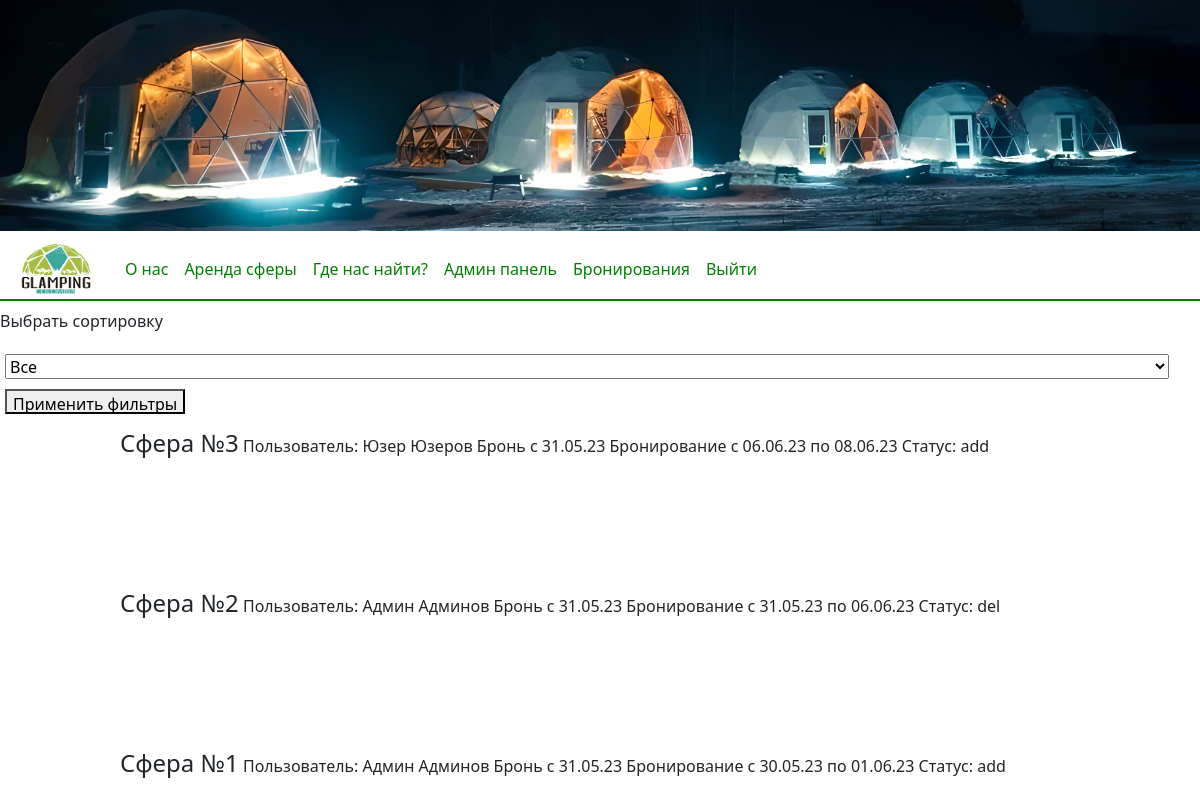
The page /admin (signed in) on the database its author committed.
### tables this page shows
CREATE TABLE `booking` (
  `id_booking` int(11) NOT NULL,
  `id_user_fk` int(11) DEFAULT NULL,
  `id_sphere_fk` int(11) DEFAULT NULL,
  `date1` date DEFAULT NULL,
  `date2` date DEFAULT NULL,
  `status_booking` varchar(25) NOT NULL,
  `people` int(11) NOT NULL,
  `time` date NOT NULL,
  `comment` varchar(255) NOT NULL
);

CREATE TABLE `sphere` (
  `id_sphere` int(11) NOT NULL,
  `name_sphere` varchar(255) DEFAULT NULL,
  `price_sphere` int(11) DEFAULT NULL,
  `aprice_sphere` int(11) NOT NULL,
  `capacity_sphere` int(11) DEFAULT NULL,
  `square_sphere` float DEFAULT NULL,
  `description_sphere` varchar(255) DEFAULT NULL
);

CREATE TABLE `users` (
  `id_user` int(11) NOT NULL,
  `name_user` varchar(100) NOT NULL,
  `surname_user` varchar(100) NOT NULL,
  `patronymic_user` varchar(100) DEFAULT NULL,
  `login_user` varchar(100) NOT NULL,
  `email_user` varchar(150) NOT NULL,
  `pass_user` varchar(255) NOT NULL,
  `role_user` varchar(50) DEFAULT NULL
);

### admin.php (called while the page is built, shortened)
<?php
    include('basis/connect.php');
    include('basis/header.php');
    include('content/admin.php');
    include('basis/footer.php');
?>

### content/admin.php (the view, shortened to what this page needs)
    <form action="#" method="post" enctype="multipart/form-data" class="tovar_add_form">
    <p>Выбрать сортировку</p>
    <select name="cat" class="tovar_add_element" value="<?php echo $_POST['class']; ?>">
    <option value="all">Все</option>
    </select>
    <button type="submit" class="add_but">Применить фильтры</button>
</form>
<?php
    if($_POST['cat'] == 'all' || !$_POST['cat']){
    $push = 'SELECT * FROM booking JOIN users ON booking.id_user_fk = users.id_user JOIN sphere ON booking.id_sphere_fk = sphere.id_sphere ORDER BY `booking`.`id_booking` DESC';
    }else{
        $push = 'SELECT * FROM booking JOIN users ON booking.id_user_fk = users.id_user JOIN sphere ON booking.id_sphere_fk = sphere.id_sphere WHERE booking.status_booking = "'.$_POST['cat'].'" ORDER BY `booking`.`id_booking` DESC';
    }
    $order = mysqli_query($atmostfera_db, $push);
?>
<div class="order">
    <?php
        while($row = mysqli_fetch_array($order)){
    ?>
<div class="order_element">
    <h4 class="order_in"><?php echo $row['name_sphere']; ?></h4>
    <p class="order_in">Пользователь: <?php echo $row['name_user']; echo " "; echo $row['surname_user']; echo $row['patronymic_user'];?></p>
    <p class="order_in"> Бронь с <?php echo date('d.m.y', strtotime($row['time'])); ?></p>
    <p class="order_in">Бронирование с </p>
    <p class="order_in"><?php echo date('d.m.y', strtotime($row['date1'])); ?></p>
    <p class="order_in"> по </p>
    <p class="order_in"><?php echo date('d.m.y', strtotime($row['date2'])); ?></p>
    <p class="order_in"> Статус: </p>
    <p class="order_in"><?php echo $row['status_booking']; ?></p>
</div>
<?php } ?>
</div>

### css/style.css (style rules this page uses)
html { overflow-x: hidden; }
.tovar_add_form { width: 97%; }
.tovar_add_element { width: 100%; height: 25px; margin: 5px; }
.add_but { height: 25px; margin: 5px; }
.order { width: 80%; margin: 10px auto; }
.order_element { width: 100%; height: 150px; margin: 10px auto; }
.order_in { display: inline-block; }

### rows shown on the page
booking: id_sphere_fk.name_sphere "Cфера №3", id_user_fk.name_user "Юзер", id_user_fk.surname_user "Юзеров", time "31.05.23", date1 "06.06.23", date2 "08.06.23", status_booking "add"
booking: id_sphere_fk.name_sphere "Cфера №2", id_user_fk.name_user "Админ", id_user_fk.surname_user "Админов", time "31.05.23", date1 "31.05.23", date2 "06.06.23", status_booking "del"
booking: id_sphere_fk.name_sphere "Cфера №1", id_user_fk.name_user "Админ", id_user_fk.surname_user "Админов", time "31.05.23", date1 "30.05.23", date2 "01.06.23", status_booking "add"
